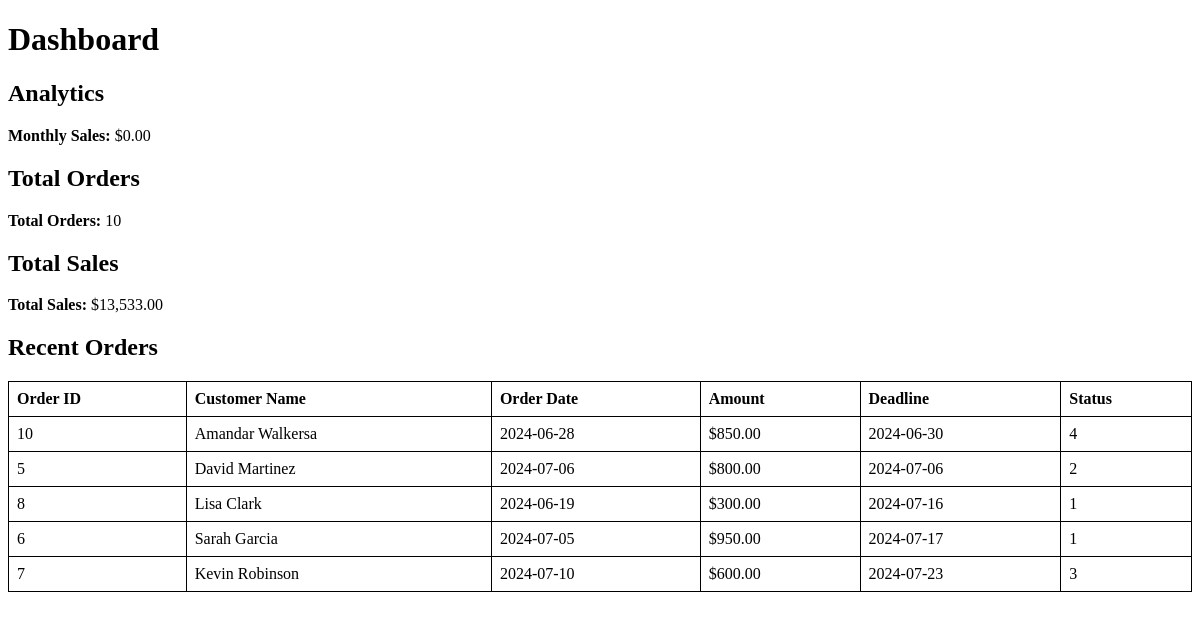
The app's page /skeleton/dashboard/dashboard.php, older data.
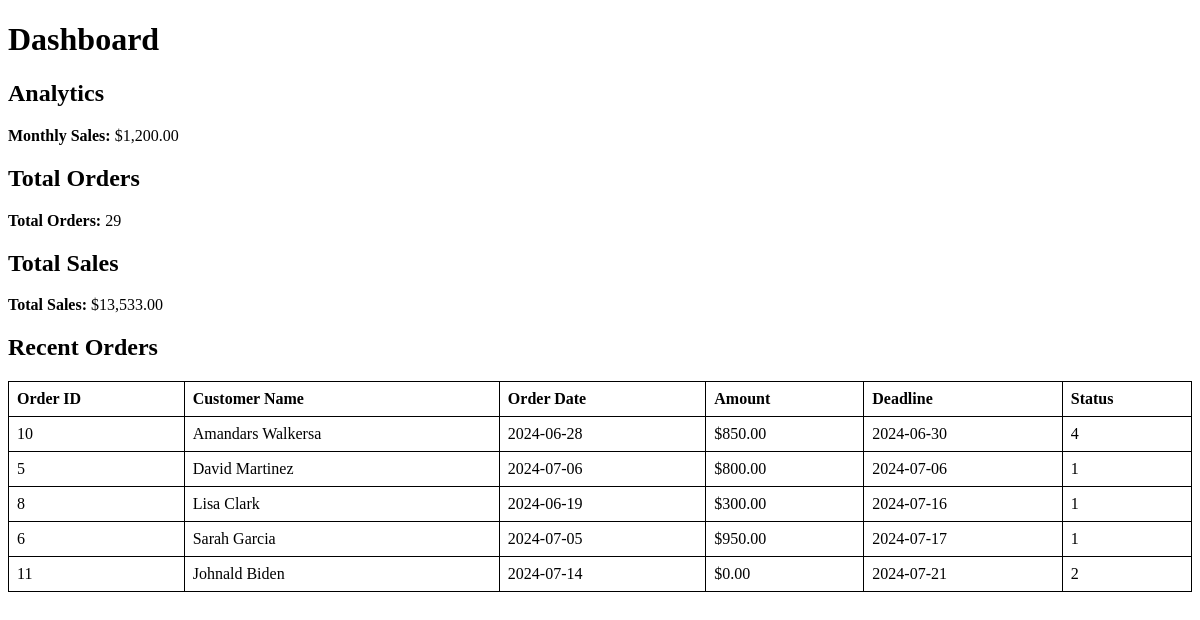
The same page, newer data.
### tables this page shows
CREATE TABLE `payment_plans` (
  `PlanID` int NOT NULL AUTO_INCREMENT,
  `OrderID` int NOT NULL,
  `DueDate` date DEFAULT NULL,
  `PaymentStatus` int DEFAULT '0',
  `PaymentMethod` varchar(32) DEFAULT NULL,
  `PaymentProcessor` varchar(32) DEFAULT NULL,
  `TotalAmount` float DEFAULT '0',
  `AmountPaid` float DEFAULT '0',
  `Balance` float DEFAULT '0',
  `IsRemoved` tinyint(1) DEFAULT '0',
  PRIMARY KEY (`PlanID`),
  KEY `OrderID` (`OrderID`),
  CONSTRAINT `payment_plans_ibfk_1` FOREIGN KEY (`OrderID`) REFERENCES `Orders` (`OrderID`)
);

CREATE TABLE `orders` (
  `OrderID` int NOT NULL AUTO_INCREMENT,
  `EmployeeID` int DEFAULT '0',
  `CustomerID` int NOT NULL,
  `OrderStartDate` date DEFAULT NULL,
  `OrderDeadline` date DEFAULT NULL,
  `OrderStatusCode` int DEFAULT '0',
  `IsRemoved` tinyint(1) DEFAULT '0',
  PRIMARY KEY (`OrderID`),
  KEY `EmployeeID` (`EmployeeID`),
  KEY `CustomerID` (`CustomerID`),
  CONSTRAINT `orders_ibfk_1` FOREIGN KEY (`EmployeeID`) REFERENCES `employee_info` (`EmployeeID`),
  CONSTRAINT `orders_ibfk_2` FOREIGN KEY (`CustomerID`) REFERENCES `customers` (`CustomerID`)
);

### skeleton/dashboard/dashboard.php (the view, shortened to what this page needs)
<?php
$servername = "172.20.20.66";
$username = "constable";
$password = "batoncuff1013";
$dbname = "MCAV";
$conn = new mysqli($servername, $username, $password, $dbname);
function fetchSingleValue($conn, $query) {
    $result = $conn->query($query);
    $row = $result->fetch_assoc();
    return array_values($row)[0];
}
$monthlySales = fetchSingleValue($conn, "
    SELECT SUM(ReceiptAmountPaid) AS 'Monthly Sales'
    FROM Payment_Receipts
    WHERE PaymentDate >= DATE_SUB(CURDATE(), INTERVAL 1 MONTH)
    AND PaymentDate <= CURDATE()
");
$totalOrders = fetchSingleValue($conn, "
    SELECT COUNT(OrderID) AS 'Total Orders'
    FROM orders
    WHERE isremoved = 0
");
$totalSales = fetchSingleValue($conn, "
    SELECT SUM(ReceiptAmountPaid) AS 'Total Sales'
    FROM Payment_Receipts
    WHERE isremoved = 0
");
$recentOrdersQuery = "
    SELECT
        o.orderID AS 'Order ID',
        CONCAT(c.customerFname, ' ', c.customerLname) AS 'Customer Name',
        o.orderStartDate AS 'Order Date',
        pp.TotalAmount AS 'Amount',
        o.OrderDeadline AS 'Deadline',
        o.OrderStatusCode AS 'Status'
    FROM orders o
    INNER JOIN payment_plans pp ON pp.orderID = o.orderID
    INNER JOIN customers c ON o.customerID = c.customerID
    ORDER BY o.OrderDeadline ASC LIMIT 5
";
$recentOrders = $conn->query($recentOrdersQuery);
?>
<!DOCTYPE html>
<html>
<head>
</head>
<body>
<h1>Dashboard</h1>
<h2>Analytics</h2>
<p><strong>Monthly Sales:</strong> $<?php echo number_format($monthlySales, 2); ?></p>
<h2>Total Orders</h2>
<p><strong>Total Orders:</strong> <?php echo $totalOrders; ?></p>
<h2>Total Sales</h2>
<p><strong>Total Sales:</strong> $<?php echo number_format($totalSales, 2); ?></p>
<h2>Recent Orders</h2>
<table>
    <thead>
        <tr>
            <th>Order ID</th>
            <th>Customer Name</th>
            <th>Order Date</th>
            <th>Amount</th>
            <th>Deadline</th>
            <th>Status</th>
        </tr>
    </thead>
    <tbody>
        <?php while ($row = $recentOrders->fetch_assoc()) { ?>
            <tr>
                <td><?php echo $row['Order ID']; ?></td>
                <td><?php echo $row['Customer Name']; ?></td>
                <td><?php echo $row['Order Date']; ?></td>
                <td>$<?php echo number_format($row['Amount'], 2); ?></td>
                <td><?php echo $row['Deadline']; ?></td>
                <td><?php echo $row['Status']; ?></td>
            </tr>
        <?php } ?>
    </tbody>
</table>
</body>
</html>

### skeleton/dashboard/dashboard.php (style rules this page uses)
table { width: 100%; border-collapse: collapse; margin: 20px 0; }
table, th, td { border: 1px solid black; }
th, td { padding: 8px; text-align: left; }

Row changes from the older to the newer data that the page shows:
no longer on this page (row unchanged): payment_plans: OrderID.OrderID "7", Customer "Kevin Robinson", OrderID.OrderStartDate "2024-07-10", TotalAmount "600.00", OrderID.OrderDeadline "2024-07-23", OrderID.OrderStatusCode "3"
changed payment_plans (number 1 of 5 on the later page): Customer "Amandar Walkersa" → "Amandars Walkersa"
changed through a linked row, payment_plans (number 2 of 5 on the later page): OrderID.OrderStatusCode "2" → "1"
added payment_plans: OrderID.OrderID "11", Customer "Johnald Biden", OrderID.OrderStartDate "2024-07-14", TotalAmount "0.00", OrderID.OrderDeadline "2024-07-21", OrderID.OrderStatusCode "2"
Text that changed along with them:
$monthlySales: "0.00" → "1,200.00"
$totalOrders: "10" → "29"
